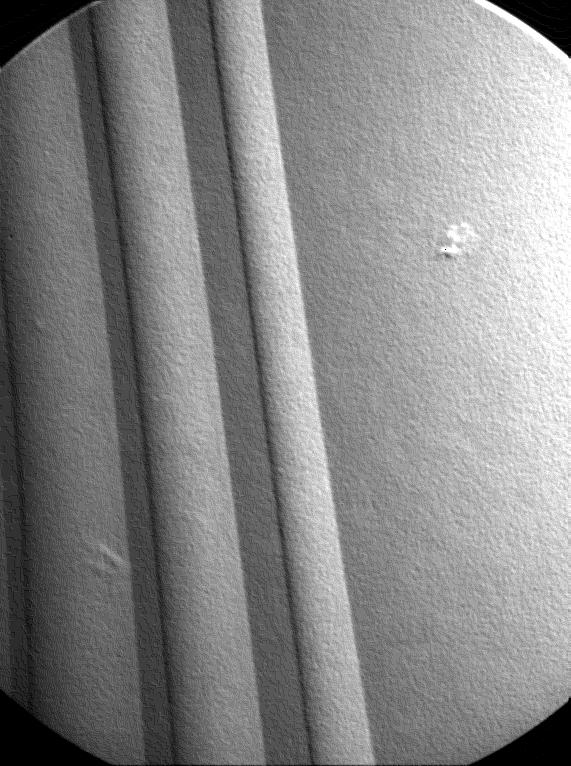
#> input picture original_imgs/turbine-blade.jpg, 571 x 766 px
$ python CVIP_proj3_2.py
#> lines starting #> are read from the running program, lines starting #| are printed output that depends on the picture; after the words box and inside, x2 and y2 are one past the last pixel; in counts of white or black regions, pixels touching at a corner belong together
# -*- coding: utf-8 -*-
"""
Created on Sat Dec  1 18:22:57 2018

@author: disha
"""

import numpy as np
import cv2

img1 = cv2.imread('original_imgs/turbine-blade.jpg')
#> img1 is the input picture: shape (766, 571, 3); min 0, max 255, mean 134.3

gray_scale = cv2.cvtColor(img1, cv2.COLOR_BGR2GRAY)

kernel = np.array([[1, 1, 1], [1, -8, 1], [1, 1, 1]], dtype = np.int8)

image_h, image_w = gray_scale.shape
#> image_h = 766; image_w = 571

kernel_h, kernel_w=kernel.shape

new_img = np.zeros(gray_scale.shape)

image_padded = np.zeros((gray_scale.shape[0] + 2, gray_scale.shape[1] + 2))
image_padded[1:-1, 1:-1] = gray_scale

img_1 = gray_scale.copy()

for i in range(image_h):
    for j in range(image_w):
        val=np.sum(kernel*image_padded[i:i+3,j:j+3])

        if val>600:
            new_img[i,j]=255
        else:
            new_img[i,j]=0
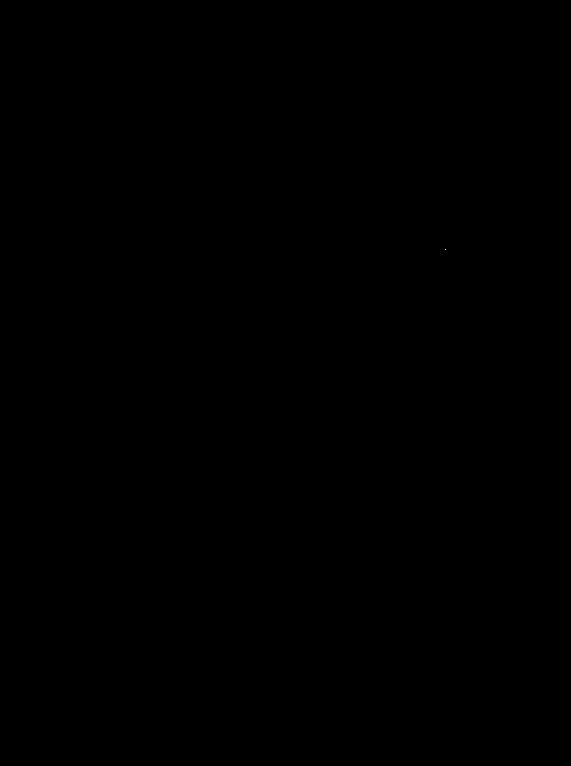
#> new_img: shape (766, 571) float64; 0% white in thin lines or dots, all inside (x1, y1, x2, y2) = (445, 249, 446, 250)

cv2.imwrite('point_threshold.jpg',new_img)

largest_num = new_img[0][0]
#> largest_num = 0
for row_idx, row in enumerate(new_img):
    for col_idx, num in enumerate(row):
        if num > largest_num:
            largest_num = num
            id_x=col_idx
            id_y=row_idx
#> after the loop, id_x = 445; id_y = 249; largest_num = 255

large_val = largest_num
#> large_val = 255
id_f_x=id_x
#> id_f_x = 445
id_f_y=id_y
#> id_f_y = 249
print(id_f_x,id_f_y)
#| 445 249

cv2.circle(img1,(id_f_x,id_f_y), 10, (0,0,255), 2)
font=cv2.FONT_HERSHEY_SIMPLEX
cv2.putText(img1, "[445,249]", (410,230), font, 0.5, (255, 0, 0), 1, cv2.LINE_AA)
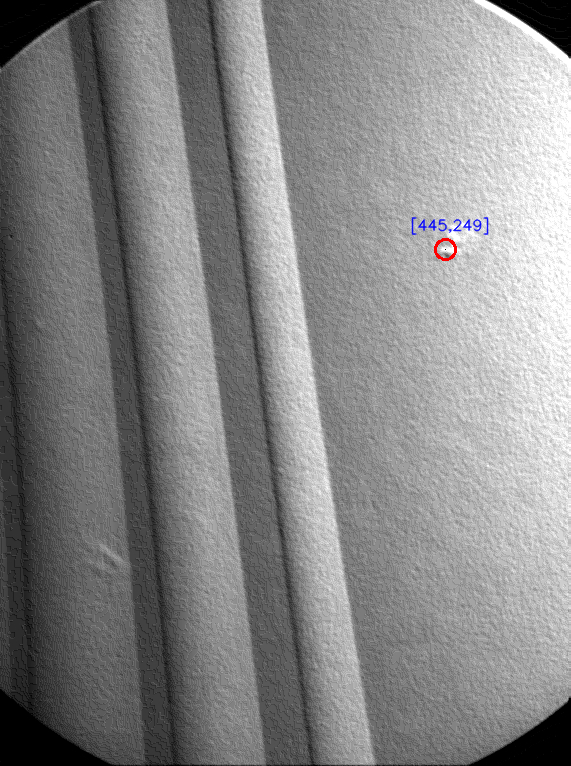
#> img1: shape (766, 571, 3); mean B, G, R 134.2, 134.1, 134.2
cv2.imwrite('porous_img.jpg',img1)


from matplotlib import pyplot as plt

img_segment = cv2.imread('original_imgs/segment.jpg')
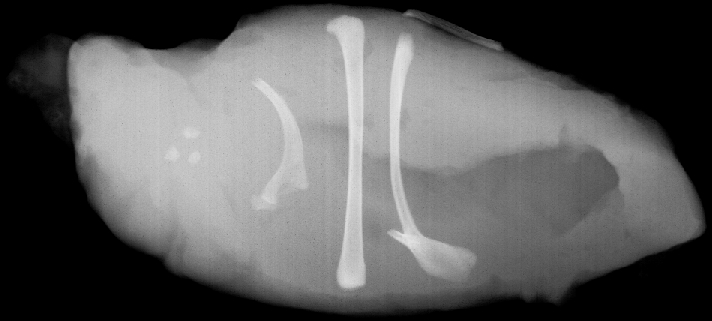
#> input picture original_imgs/segment.jpg, 712 x 321 px
#> img_segment is the input picture: shape (321, 712, 3); min 0, max 231, mean 92.5

segment = cv2.cvtColor(img_segment, cv2.COLOR_BGR2GRAY)
print(len(segment))
#| 321
print(len(segment[0]))
#| 712


arr = []

for i in range(len(segment)):
    for j in range (len(segment[0])):
        if segment[i][j]!=0:
            arr.append(segment[i][j])
#> after the loop, arr = 155278 items

count_arr=np.zeros([256,1])

for i in range(0,len(arr)):
    count_arr[arr[i]]=count_arr[arr[i]]+1
#> after the loop, count_arr = 256 values, max 1810 at index 191, min 0 at index 0, mean 606.6


plt.plot(count_arr,color='green')
plt.show()
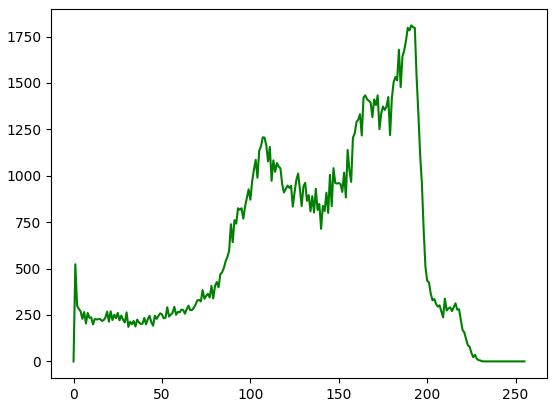
#> figure drawn by matplotlib, 1 panel; curve peaks at x = 191, y = 1810

new_img=np.zeros(segment.shape)

for i in range(len(segment)):
    for j in range (len(segment[0])):
        if segment[i][j]<200:
            new_img[i][j]=0
        else:
            new_img[i][j]=255
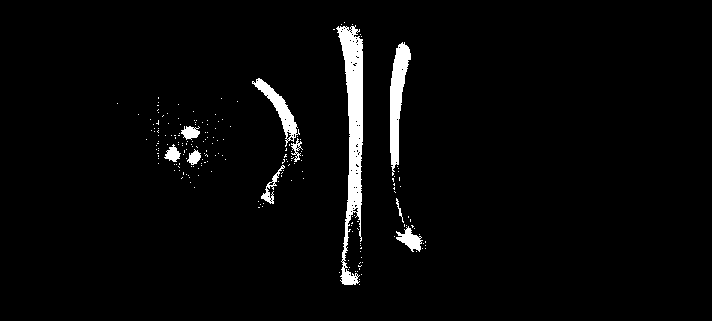
#> new_img: shape (321, 712) float64; 3% white; 202 white regions (192 under 20 px), largest, box (x1, y1, x2, y2) and area: (336, 25, 363, 285) 3277, (390, 42, 411, 176) 1387, (252, 78, 300, 147) 787

cv2.imwrite('threshold-image.jpg',new_img)

i, j = np.where(new_img == 255)
#> i = 6895 values from 22 to 284; j = 6895 values, max 425 at index 6452, min 117 at index 2485, mean 337.9
print(i,j)
#> (printed output is left out)

cv2.rectangle(img_segment,(160,125),(210,168),(0,0,255),2)
cv2.rectangle(img_segment,(250,210),(305,76),(0,0,255),2)
cv2.rectangle(img_segment,(330,285),(363,20),(0,0,255),2)
cv2.rectangle(img_segment,(388,255),(425,38),(0,0,255),2)
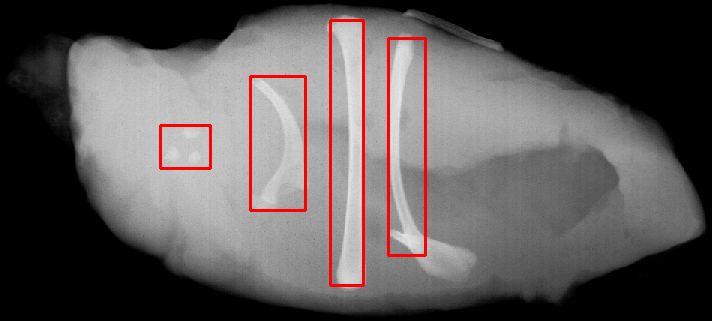
#> img_segment: shape (321, 712, 3); mean B, G, R 88.8, 88.8, 94.4
cv2.imwrite('final_img.jpg',img_segment)
